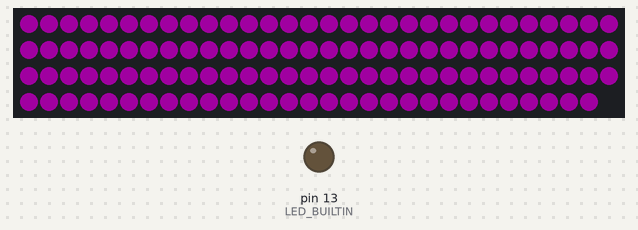
Bench run of a sketch on a simulated Arduino Uno, built with avr-gcc and run on an emulated ATmega328P. Parts: 119 RGB LEDs in strip order, left to right, continuing on the next row, output pins drawn as LEDs (lit = HIGH). Dim RGB values are drawn brighter than linear.

Above: at 0.16 s.

The sketch:

led_pulse_static_color.ino
```cpp
#include <FastLED.h>
#define LED_PIN 2
#define NUM_LEDS 119

CRGBArray<NUM_LEDS> leds;

void setup() {
  FastLED.addLeds<WS2812, LED_PIN, GRB>(leds, NUM_LEDS);
  FastLED.setMaxPowerInVoltsAndMilliamps(5, 500);
  FastLED.clear();
  FastLED.show();
  pinMode(LED_BUILTIN, OUTPUT);
  for(int i=0; i<NUM_LEDS; i++){
    leds[i] = CRGB(255,0,255); // Lila
  }
  FastLED.show();
}

void loop() {
  for(int i=0; i<NUM_LEDS; i++){
    FastLED.setBrightness(3*i);
    delay(25);
    FastLED.show();
  }
  for(int i=NUM_LEDS; i>=0; i--){
    FastLED.setBrightness(3*i);
    delay(25);
    FastLED.show();
  }

}
```
